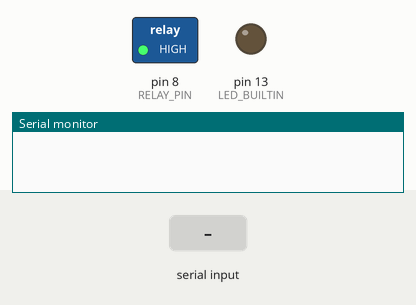
Recording of a sketch running on a simulated Arduino Uno, built with avr-gcc and run on an emulated ATmega328P. Shown: switched loads named in the sketch (green lamp = pin HIGH), output pins drawn as LEDs (lit = HIGH), the last lines printed to the serial monitor. The test bench sets the inputs (shaded band).

Above: at 1.2 s.
1.3 s: "ON\n" received over Serial
At 2.1 s:
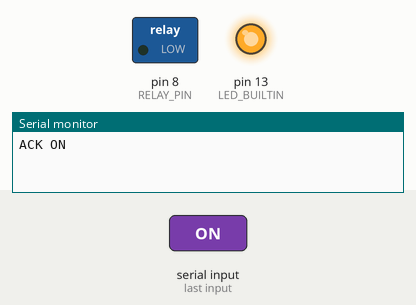
2.8 s: byte 10 ('\n') received over Serial
5.8 s: "OFF\n" received over Serial
Timing chart, 0 to 8.8 s (numbered marks = the images above; inputs shaded):
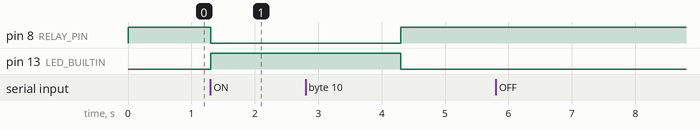

The sketch:

face_lamp.ino
```cpp
/* Arduino Uno: controle de módulo relé 5 V por USB serial (9600 baud).
 * ON\n -> ACK ON\n; OFF\n -> ACK OFF\n.
 * Sem comando válido por 3 segundos, desliga o relé.
 * Use módulo relé com driver; nunca conecte uma bobina diretamente ao pino.
 */
#include <string.h>

const byte RELAY_PIN = 8;
const bool RELAY_ACTIVE_LOW = true;  // Ajuste conforme o seu módulo.
const unsigned long WATCHDOG_MS = 3000;
char command[8];
byte commandLength = 0;
bool overflow = false;
bool lampOn = false;
unsigned long lastCommand = 0;

void setLamp(bool enabled) {
  lampOn = enabled;
  digitalWrite(RELAY_PIN, (enabled == RELAY_ACTIVE_LOW) ? LOW : HIGH);
  digitalWrite(LED_BUILTIN, enabled ? HIGH : LOW);
}

void setup() {
  // Prepara o nível de desligamento antes de habilitar a saída.
  digitalWrite(RELAY_PIN, RELAY_ACTIVE_LOW ? HIGH : LOW);
  pinMode(RELAY_PIN, OUTPUT);
  pinMode(LED_BUILTIN, OUTPUT);
  setLamp(false);
  Serial.begin(9600);
}

void loop() {
  while (Serial.available() > 0) {
    char value = Serial.read();
    if (value == '\r') continue;
    if (value == '\n') {
      command[commandLength] = '\0';
      if (!overflow && strcmp(command, "ON") == 0) {
        setLamp(true);
        lastCommand = millis();
        Serial.println("ACK ON");
      } else if (!overflow && strcmp(command, "OFF") == 0) {
        setLamp(false);
        lastCommand = millis();
        Serial.println("ACK OFF");
      } else {
        Serial.println("ERR");
      }
      commandLength = 0;
      overflow = false;
    } else if (!overflow && commandLength < sizeof(command) - 1) {
      command[commandLength++] = value;
    } else {
      overflow = true;
    }
  }
  if (lampOn && millis() - lastCommand >= WATCHDOG_MS) {
    setLamp(false);
  }
}
```

Measured:
- after the input at 1.3 s, pin 8 (RELAY_PIN): HIGH → LOW at once; pin 13 (LED_BUILTIN): LOW → HIGH at once
